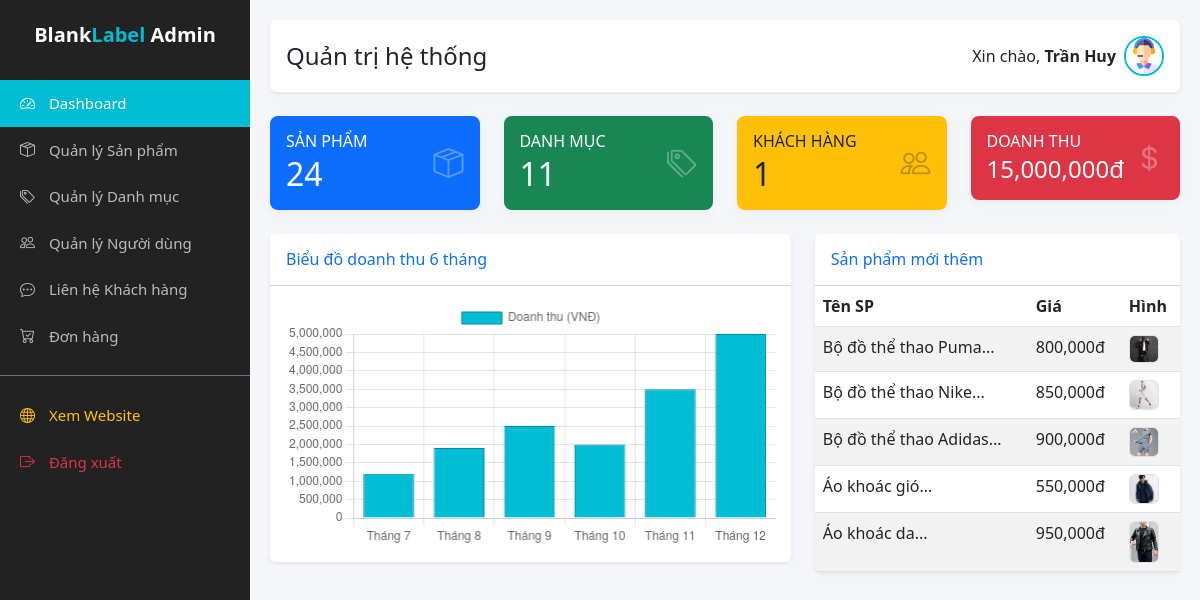
The page /admin/index.php (signed in) on the database its author committed.
### tables this page shows
CREATE TABLE `san_pham` (
  `id_san_pham` int(11) NOT NULL,
  `ten_san_pham` varchar(255) DEFAULT NULL,
  `id_danh_muc` int(11) DEFAULT NULL,
  `gia` decimal(10,2) DEFAULT NULL,
  `mo_ta` text DEFAULT NULL,
  `link_anh` varchar(255) DEFAULT NULL
);

### admin/index.php (the view)
<?php include 'includes/header.php'; ?>
<?php
$sql_sp = "SELECT COUNT(*) as total FROM san_pham";
$res_sp = $conn->query($sql_sp);
$count_sp = $res_sp->fetch_assoc()['total'];
$sql_dm = "SELECT COUNT(*) as total FROM danh_muc";
$res_dm = $conn->query($sql_dm);
$count_dm = $res_dm->fetch_assoc()['total'];
$sql_user = "SELECT COUNT(*) as total FROM nguoi_dung";
$res_user = ($conn->query($sql_user)) ? $conn->query($sql_user)->fetch_assoc()['total'] : 0;
$total_revenue = 15000000;
?>
<div class="row mb-4">
    <div class="col-md-3">
        <div class="card stat-card bg-primary text-white p-3">
            <div class="d-flex justify-content-between align-items-center">
                <div>
                    <h6 class="text-uppercase mb-1">Sản phẩm</h6>
                    <h2 class="mb-0"><?php echo $count_sp; ?></h2>
                </div>
                <div class="stat-icon"><i class="bi bi-box-seam"></i></div>
            </div>
        </div>
    </div>
    <div class="col-md-3">
        <div class="card stat-card bg-success text-white p-3">
            <div class="d-flex justify-content-between align-items-center">
                <div>
                    <h6 class="text-uppercase mb-1">Danh mục</h6>
                    <h2 class="mb-0"><?php echo $count_dm; ?></h2>
                </div>
                <div class="stat-icon"><i class="bi bi-tags"></i></div>
            </div>
        </div>
    </div>
    <div class="col-md-3">
        <div class="card stat-card bg-warning text-dark p-3">
            <div class="d-flex justify-content-between align-items-center">
                <div>
                    <h6 class="text-uppercase mb-1">Khách hàng</h6>
                    <h2 class="mb-0"><?php echo $res_user; ?></h2>
                </div>
                <div class="stat-icon"><i class="bi bi-people"></i></div>
            </div>
        </div>
    </div>
    <div class="col-md-3">
        <div class="card stat-card bg-danger text-white p-3">
            <div class="d-flex justify-content-between align-items-center">
                <div>
                    <h6 class="text-uppercase mb-1">Doanh thu</h6>
                    <h4 class="mb-0"><?php echo number_format($total_revenue); ?>đ</h4>
                </div>
                <div class="stat-icon"><i class="bi bi-currency-dollar"></i></div>
            </div>
        </div>
    </div>
</div>
<div class="row">
    <div class="col-md-7">
        <div class="card shadow-sm border-0">
            <div class="card-header bg-white py-3">
                <h6 class="m-0 font-weight-bold text-primary">Biểu đồ doanh thu 6 tháng</h6>
            </div>
            <div class="card-body">
                <canvas id="myChart" height="150"></canvas>
            </div>
        </div>
    </div>
    <div class="col-md-5">
        <div class="card shadow-sm border-0">
            <div class="card-header bg-white py-3">
                <h6 class="m-0 font-weight-bold text-primary">Sản phẩm mới thêm</h6>
            </div>
            <div class="card-body p-0">
                <table class="table table-striped mb-0">
                    <thead>
                        <tr>
                            <th>Tên SP</th>
                            <th>Giá</th>
                            <th>Hình</th>
                        </tr>
                    </thead>
                    <tbody>
                        <?php
                        $sql_new = "SELECT * FROM san_pham ORDER BY id_san_pham DESC LIMIT 5";
                        $res_new = $conn->query($sql_new);
                        while ($row = $res_new->fetch_assoc()) {
                            echo '<tr>';
                            echo '<td>' . mb_substr($row['ten_san_pham'], 0, 25, 'UTF-8') . '...</td>';
                            echo '<td>' . number_format($row['gia']) . 'đ</td>';
                            echo "<td>
                        <img src='/LT_Web/Web_TMDT/assets/images/" . htmlspecialchars($row['link_anh']) . "'
                            width='30'
                            class='rounded border img-fluid'
                            alt='" . htmlspecialchars($row['ten_san_pham']) . "'
                            onerror=\"this.src='/LT_Web/Web_TMDT/assets/images/no-image.jpg'\">
                    </td>";
                            echo '</tr>';
                        }
                        ?>
                    </tbody>
                </table>
            </div>
        </div>
    </div>
</div>
<script>
    const ctx = document.getElementById('myChart').getContext('2d');
    const myChart = new Chart(ctx, {
        type: 'bar', // Loại biểu đồ: bar (cột), line (đường), pie (tròn)
        data: {
            labels: ['Tháng 7', 'Tháng 8', 'Tháng 9', 'Tháng 10', 'Tháng 11', 'Tháng 12'],
            datasets: [{
                label: 'Doanh thu (VNĐ)',
                data: [1200000, 1900000, 2500000, 2000000, 3500000, 5000000], // Dữ liệu giả định
                backgroundColor: '#00bcd4',
                borderColor: '#008ba3',
                borderWidth: 1
            }]
        },
        options: { scales: { y: { beginAtZero: true } } }
    });
</script>
<?php include 'includes/footer.php'; ?>

### admin/includes/header.php (shortened to what this page needs)
<!DOCTYPE html>
<html lang="vi">
<head>
    <link href="https://cdn.jsdelivr.net/npm/bootstrap@5.3.0/dist/css/bootstrap.min.css" rel="stylesheet">
    <link href="https://cdn.jsdelivr.net/npm/bootstrap-icons/font/bootstrap-icons.css" rel="stylesheet">
</head>
<body>
<div class="sidebar">
    <div class="sidebar-header">Blank<span>Label</span> Admin</div>
    <nav class="nav flex-column">
        <a href="index.php" class="nav-link <?php echo basename($_SERVER['PHP_SELF'])=='index.php'?'active':''; ?>">
            <i class="bi bi-speedometer2"></i> Dashboard
        </a>
        <a href="admin_products.php" class="nav-link <?php echo (basename($_SERVER['PHP_SELF'])=='admin_products.php' || basename($_SERVER['PHP_SELF'])=='product_add.php' || basename($_SERVER['PHP_SELF'])=='product_edit.php')?'active':''; ?>">
            <i class="bi bi-box-seam"></i> Quản lý Sản phẩm
        </a>
        <a href="admin_categories.php" class="nav-link <?php echo basename($_SERVER['PHP_SELF']) == 'admin_categories.php' ? 'active' : ''; ?>">
            <i class="bi bi-tags"></i> Quản lý Danh mục
        </a>
        <a href="admin_users.php" class="nav-link <?php echo basename($_SERVER['PHP_SELF']) == 'admin_users.php' ? 'active' : ''; ?>">
            <i class="bi bi-people"></i> Quản lý Người dùng
        </a>
        <a href="admin_contacts.php" class="nav-link <?php echo (basename($_SERVER['PHP_SELF'])=='admin_contacts.php' || basename($_SERVER['PHP_SELF'])=='admin_contact_detail.php')?'active':''; ?>">
            <i class="bi bi-chat-dots"></i> Liên hệ Khách hàng
        </a>
        <a href="admin_orders.php" class="nav-link <?php echo (basename($_SERVER['PHP_SELF'])=='admin_orders.php' || basename($_SERVER['PHP_SELF'])=='admin_order_detail.php')?'active':''; ?>">
            <i class="bi bi-cart-check"></i> Đơn hàng
        </a>
        <div class="border-top my-3 border-secondary"></div>
        <a href="Web_TMDT/index.php" target="_blank" class="nav-link text-warning"><i class="bi bi-globe"></i> Xem Website</a>
        <a href="admin_logout.php" class="nav-link text-danger"><i class="bi bi-box-arrow-right"></i> Đăng xuất</a>
    </nav>
</div>
<div class="main-content">
    <div class="d-flex justify-content-between align-items-center mb-4 bg-white p-3 rounded shadow-sm">
        <h4 class="m-0">Quản trị hệ thống</h4>
        <div class="d-flex align-items-center">
            <span class="me-2">Xin chào, <strong><?php echo isset($_SESSION['admin_name']) ? htmlspecialchars($_SESSION['admin_name']) : 'Admin'; ?></strong></span>
            <img src="Web_TMDT/assets/images/admin_avatar.jpg" class="rounded-circle" width="40" height="40" style="object-fit: cover; border: 2px solid #00bcd4;" alt="Admin">
        </div>
    </div>

### admin/includes/footer.php
</div> <script src="https://cdn.jsdelivr.net/npm/bootstrap@5.3.0/dist/js/bootstrap.bundle.min.js"></script>
</body>
</html>

### admin/includes/header.php (style rules this page uses)
:root { --primary-color: #00bcd4; --dark-bg: #222; }
body { background-color: #f4f6f9; }
.sidebar { height: 100vh; width: 250px; position: fixed; top: 0; left: 0; background-color: var(--dark-bg); color: #fff; padding-top: 20px; transition: all 0.3s; z-index: 1000; }
.sidebar-header { font-size: 20px; font-weight: bold; text-align: center; margin-bottom: 30px; }
.sidebar-header span { color: var(--primary-color); }
.nav-link { color: #bbb; padding: 12px 20px; font-size: 15px; display: block; text-decoration: none; }
.nav-link:hover, .nav-link.active { background-color: var(--primary-color); color: #fff; }
.nav-link i { margin-right: 10px; width: 20px; text-align: center; }
.main-content { margin-left: 250px; padding: 20px; }
.stat-card { border: none; border-radius: 8px; box-shadow: 0 2px 10px rgba(0,0,0,0.05); transition: 0.3s; }
.stat-icon { font-size: 30px; opacity: 0.3; }

### rows shown on the page
san_pham: ten_san_pham "Bộ đồ thể thao Puma", gia "800,000", link_anh (picture)
san_pham: ten_san_pham "Bộ đồ thể thao Nike", gia "850,000", link_anh (picture)
san_pham: ten_san_pham "Bộ đồ thể thao Adidas", gia "900,000", link_anh (picture)
san_pham: ten_san_pham "Áo khoác gió", gia "550,000", link_anh (picture)
san_pham: ten_san_pham "Áo khoác da", gia "950,000", link_anh (picture)

### other values the page prints
$_SESSION['admin_name'] "Trần Huy"
$count_sp "24"
$count_dm "11"
$res_user "1"
$total_revenue "15,000,000"
